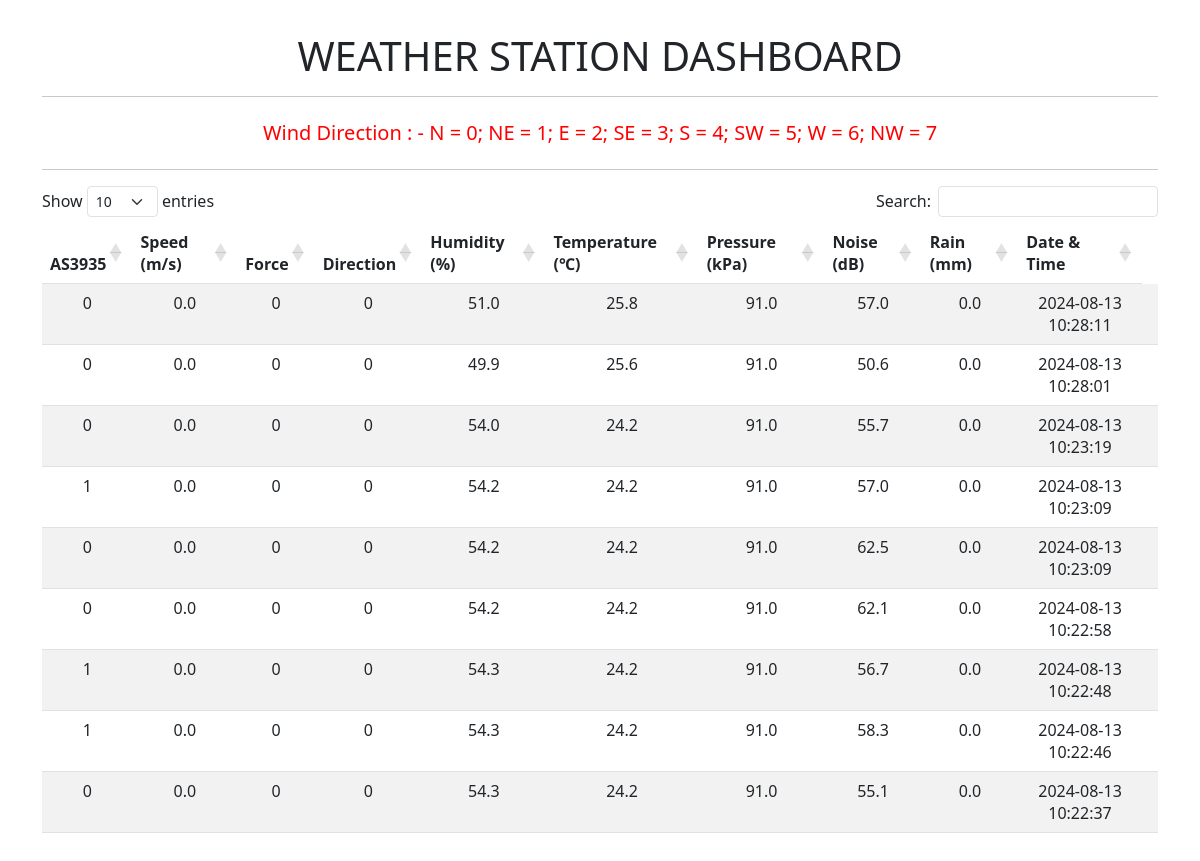
The page / (signed in) on the database its author committed.
### tables this page shows
CREATE TABLE weather_station (
	id INTEGER NOT NULL, 
	mac_id VARCHAR(64), 
	as3935 VARCHAR(64), 
	wind_speed VARCHAR(64), 
	wind_force VARCHAR(64), 
	wind_direction VARCHAR(64), 
	humidity VARCHAR(64), 
	temperature VARCHAR(64), 
	pressure VARCHAR(64), 
	noise VARCHAR(64), 
	rain VARCHAR(64), 
	date_time VARCHAR(64), 
	PRIMARY KEY (id)
);

### main.py (the view)
@app.route('/')
def index():
    if not session.get("username"):
        return redirect("/login")
    with sqlite3.connect("instance/weather-station-database.sqlite") as connection:
        connection.enable_load_extension(True)
        cursor = connection.cursor()
        cursor.execute("SELECT * FROM weather_station  WHERE mac_id ORDER BY id DESC")
        data = cursor.fetchall()
    return render_template('index.html', title='WEATHER STATION DASHBOARD', data=data)

### templates/index.html (shortened to what this page needs)
{% extends "layout.html" %}
{% block content %}
<hr>
<div class="row">
    <div class="column text-center mt-2" style="width:100%;color:red">
        <h5 class="color-red">Wind Direction : - N = 0; NE = 1; E = 2; SE = 3; S = 4; SW = 5; W = 6; NW = 7</h5>
    </div>
</div>
<table class="table table-striped" id="data">
    <thead>
    <hr>
    <tr class="text-center">
        <th>AS3935</th>
        <th>Speed (m/s)</th>
        <th>Force</th>
        <th>Direction</th>
        <th>Humidity (%)</th>
        <th>Temperature (℃)</th>
        <th>Pressure (kPa)</th>
        <th>Noise (dB)</th>
        <th>Rain (mm)</th>
        <th>Date & Time</th>
    </tr>
    </thead>
    <tbody>
    {% for row in data %}
    <tr>
        <td class="text-center">{{ row[2] }}</td>
        <td class="text-center">{{ row[3] }}</td>
        <td class="text-center">{{ row[4] }}</td>
        <td class="text-center">{{ row[5] }}</td>
        <td class="text-center">{{ row[6] }}</td>
        <td class="text-center">{{ row[7] }}</td>
        <td class="text-center">{{ row[8] }}</td>
        <td class="text-center">{{ row[9] }}</td>
        <td class="text-center">{{ row[10] }}</td>
        <td class="text-center">{{ row[11] }}</td>
        <td class="text-start">{{ row[12] }}</td>
    </tr>
    {% endfor %}
    </tbody>
</table>
{% endblock %}

### templates/layout.html (shortened to what this page needs)
<!doctype>
<html lang="en-US">
<head>
     <link href="https://cdn.jsdelivr.net/npm/bootstrap@5.3.0/dist/css/bootstrap.min.css"
 rel="stylesheet">
    <link href="https://cdn.datatables.net/1.10.25/css/dataTables.bootstrap5.css" rel="stylesheet" type="text/css">
</head>
<body class="p-3">
<div class="container mb-2">
    <h1 class="text-center mt-3 mb-3">{{ title }}</h1>
    {% block content %}{% endblock %}
</div>
</body>
</html>

### rows shown on the page
weather_station: as3935 "0", wind_speed "0.0", wind_force "0", wind_direction "0", humidity "51.0", temperature "25.8", pressure "91.0", noise "57.0", rain "0.0", date_time "2024-08-13 10:28:11"
weather_station: as3935 "0", wind_speed "0.0", wind_force "0", wind_direction "0", humidity "49.9", temperature "25.6", pressure "91.0", noise "50.6", rain "0.0", date_time "2024-08-13 10:28:01"
weather_station: as3935 "0", wind_speed "0.0", wind_force "0", wind_direction "0", humidity "54.0", temperature "24.2", pressure "91.0", noise "55.7", rain "0.0", date_time "2024-08-13 10:23:19"
weather_station: as3935 "1", wind_speed "0.0", wind_force "0", wind_direction "0", humidity "54.2", temperature "24.2", pressure "91.0", noise "57.0", rain "0.0", date_time "2024-08-13 10:23:09"
weather_station: as3935 "0", wind_speed "0.0", wind_force "0", wind_direction "0", humidity "54.2", temperature "24.2", pressure "91.0", noise "62.5", rain "0.0", date_time "2024-08-13 10:23:09"
weather_station: as3935 "0", wind_speed "0.0", wind_force "0", wind_direction "0", humidity "54.2", temperature "24.2", pressure "91.0", noise "62.1", rain "0.0", date_time "2024-08-13 10:22:58"
weather_station: as3935 "1", wind_speed "0.0", wind_force "0", wind_direction "0", humidity "54.3", temperature "24.2", pressure "91.0", noise "56.7", rain "0.0", date_time "2024-08-13 10:22:48"
weather_station: as3935 "1", wind_speed "0.0", wind_force "0", wind_direction "0", humidity "54.3", temperature "24.2", pressure "91.0", noise "58.3", rain "0.0", date_time "2024-08-13 10:22:46"
weather_station: as3935 "0", wind_speed "0.0", wind_force "0", wind_direction "0", humidity "54.3", temperature "24.2", pressure "91.0", noise "55.1", rain "0.0", date_time "2024-08-13 10:22:37"

### other values the page prints
{{ title }} "WEATHER STATION DASHBOARD"
